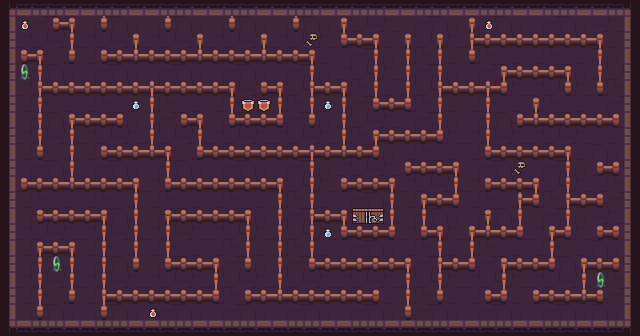

Rendered tile map (Tiled .tmx) drawn with the repository's tilesets; below, a short description and the map source with its tile grids summarised:
An orthogonal 40x21 tile map with 16x16 px tiles, 8 tile layers (Ground, Walls, ExitDoor, SafeSpot, ...), 4 tilesets.

<map version="1.10" tiledversion="1.11.2" orientation="orthogonal" renderorder="left-down" width="40" height="21" tilewidth="16" tileheight="16" infinite="0" nextlayerid="12" nextobjectid="1">
 <tileset firstgid="1" source="Tilesets_special/Dungeon1_Tileset.tsx" />
 <tileset firstgid="101" source="Tilesets_special/Forest.tsx" />
 <tileset firstgid="971" source="Tilesets_special/Portal.tsx" />
 <tileset firstgid="977" source="Tilesets_special/Rogue_creatures.tsx" />
 <layer id="4" name="Ground" width="40" height="21" locked="1">
  <data>[840 cells, 722 non-empty, 12 distinct tile ids]</data>
 </layer>
 <layer id="5" name="Walls" width="40" height="21" locked="1">
  <data>[840 cells, 444 non-empty, 25 distinct tile ids]</data>
 </layer>
 <layer id="8" name="ExitDoor" width="40" height="21" locked="1">
  <data>[840 cells, 2 non-empty, 2 distinct tile ids]</data>
 </layer>
 <layer id="9" name="SafeSpot" width="40" height="21" locked="1">
  <data>[840 cells, 2 non-empty, 1 distinct tile ids]</data>
 </layer>
 <layer id="6" name="PowerUpSpeed" width="40" height="21" locked="1">
  <data>[840 cells, 3 non-empty, 1 distinct tile ids]</data>
 </layer>
 <layer id="10" name="PowerUpHP" width="40" height="21" locked="1">
  <data>[840 cells, 3 non-empty, 1 distinct tile ids]</data>
 </layer>
 <layer id="7" name="Portals" width="40" height="21" locked="1">
  <data>[840 cells, 3 non-empty, 1 distinct tile ids]</data>
 </layer>
 <layer id="11" name="MustSolvePuzzles" width="40" height="21" locked="1">
  <data>[840 cells, 2 non-empty, 1 distinct tile ids]</data>
 </layer>
</map>
